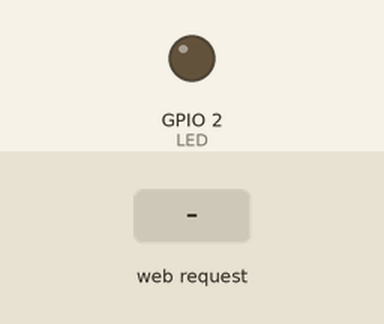
Simulated run of this sketch. Board: ESP32. Parts: output pins drawn as LEDs (lit = HIGH). The inputs (shaded band) are chosen by the test bench. WiFi joins after 1.5 s; servers stay silent unless stated; what the sketch prints to the serial monitor is not drawn.

Above: at 2.7 s.
2.8 s: HTTP request GET /on received
At 3.5 s:
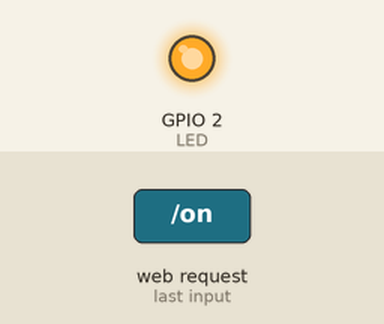
4.3 s: HTTP request GET /off received
At 4.6 s:
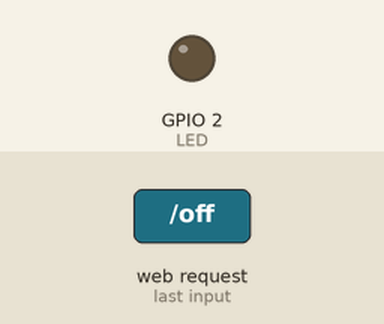
Timing chart, 0 to 7.3 s (numbered marks = the images above; inputs shaded):
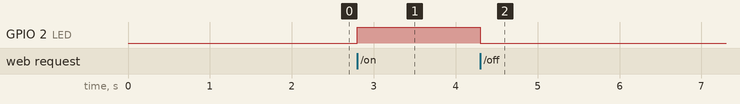

Measured:
- after the input at 2.8 s, GPIO 2 (LED): LOW → HIGH at once
- after the input at 4.3 s, GPIO 2 (LED): HIGH → LOW at once

The sketch:

ESP32_WiFi_LED_WebAPI.ino
```cpp
#include <WiFi.h>
#include <WebServer.h>
#include "arduino_secrets.h"   // Wi-Fi name + password (not uploaded to GitHub)

const char* ssid = SECRET_SSID;
const char* password = SECRET_PASS;

WebServer server(80);

const int LED = 2;

// /on
void handleOn() {
  digitalWrite(LED, HIGH);
  server.send(200, "text/plain", "LED ON");
}

// /off
void handleOff() {
  digitalWrite(LED, LOW);
  server.send(200, "text/plain", "LED OFF");
}

// /
void handlebird() {
  digitalWrite(LED, HIGH);
  delay(500);

  digitalWrite(LED, LOW);
  delay(500);

  server.send(200, "text/plain", "bird - LED blinked");
}

void setup() {

  Serial.begin(9600);

  pinMode(LED, OUTPUT);
  digitalWrite(LED, LOW);

  // Connect Wi-Fi
  WiFi.begin(ssid, password);

  Serial.print("Connecting");

  while (WiFi.status() != WL_CONNECTED) {
    delay(500);
    Serial.print(".");
  }

  Serial.println();
  Serial.println("Wi-Fi connected!");

  Serial.print("ESP32 IP: ");
  Serial.println(WiFi.localIP());

  // Endpoints
  server.on("/on", handleOn);
  server.on("/off", handleOff);
  server.on("/bird", handlebird);

  server.begin();

  Serial.println("HTTP server started");
  Serial.println("LED STARTED");
}

void loop() {
  server.handleClient();
}
```

arduino_secrets.example.h
```cpp
// Template: copy this file to arduino_secrets.h and fill in your Wi-Fi details.
// arduino_secrets.h is git-ignored so the password never reaches GitHub.
#pragma once
#define SECRET_SSID "your-wifi-name"
#define SECRET_PASS "your-wifi-password"
```
